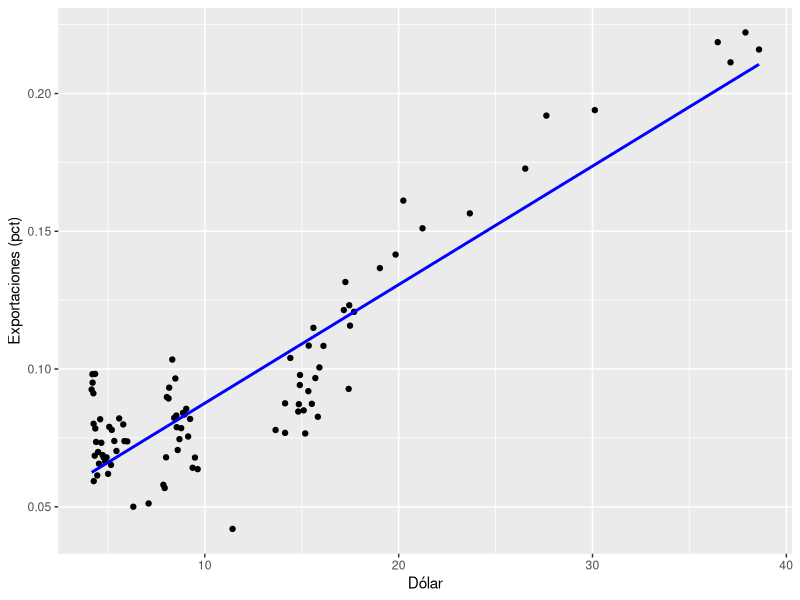
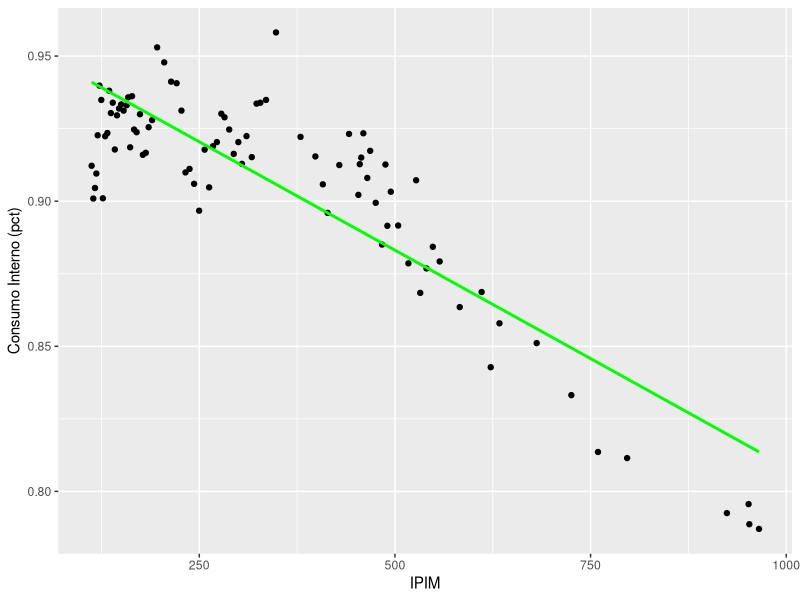
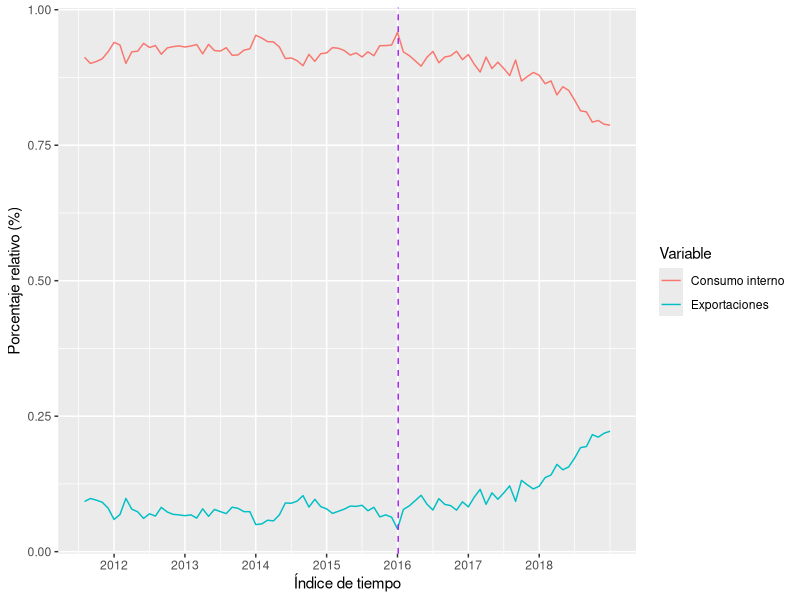
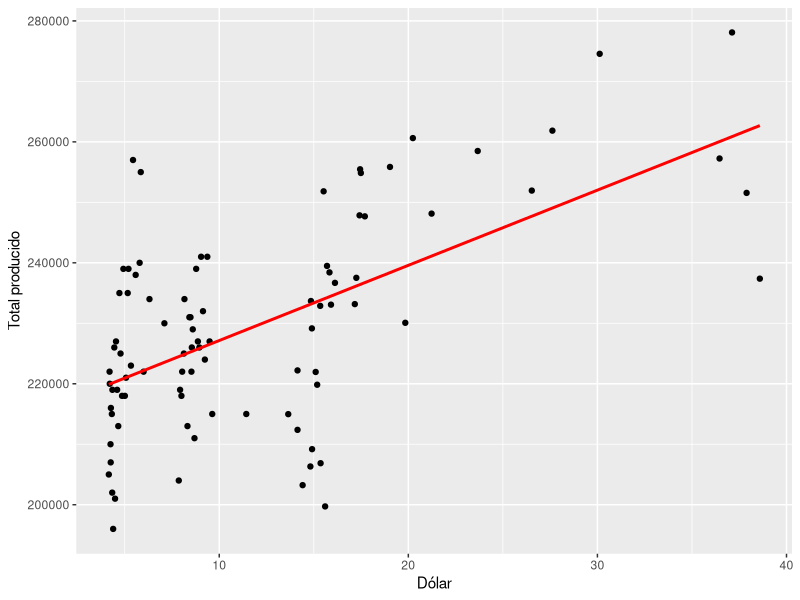
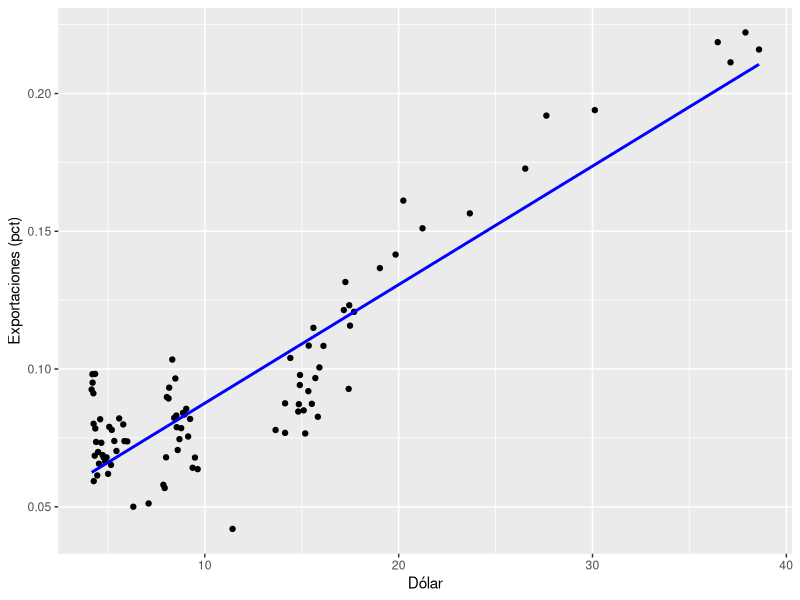
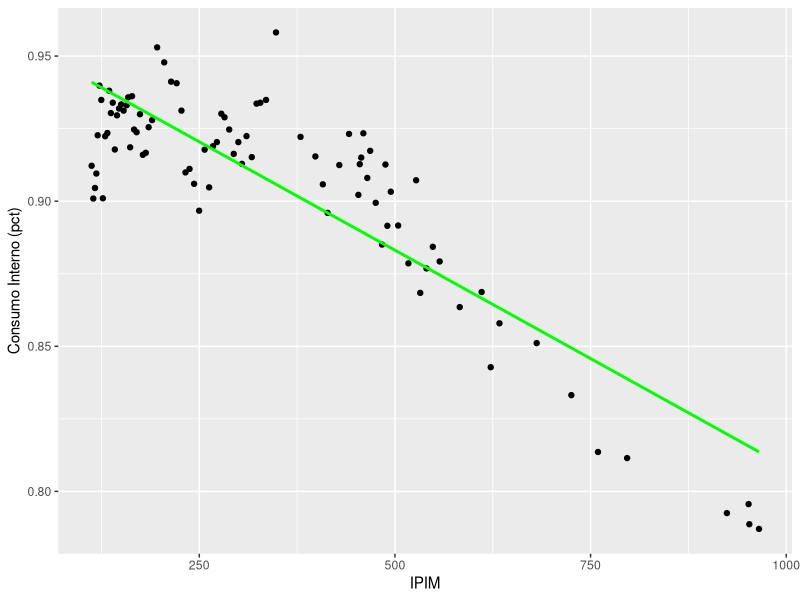
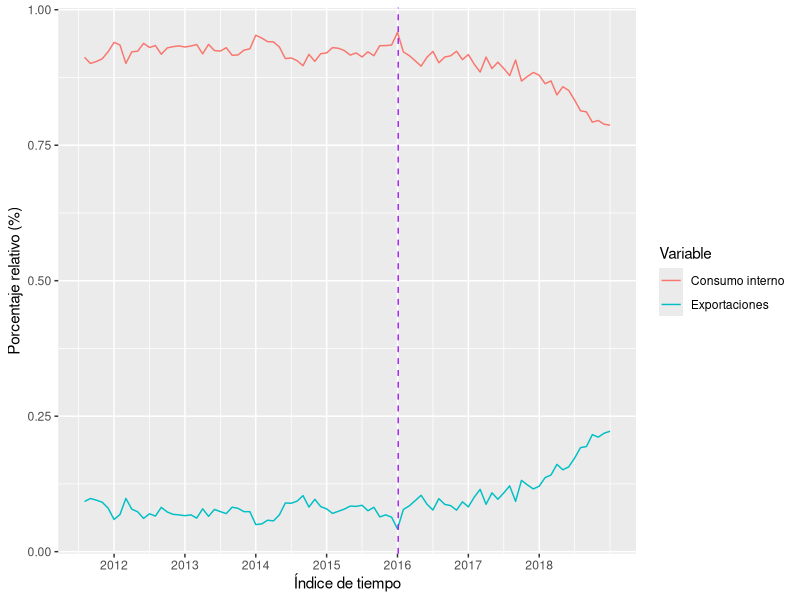
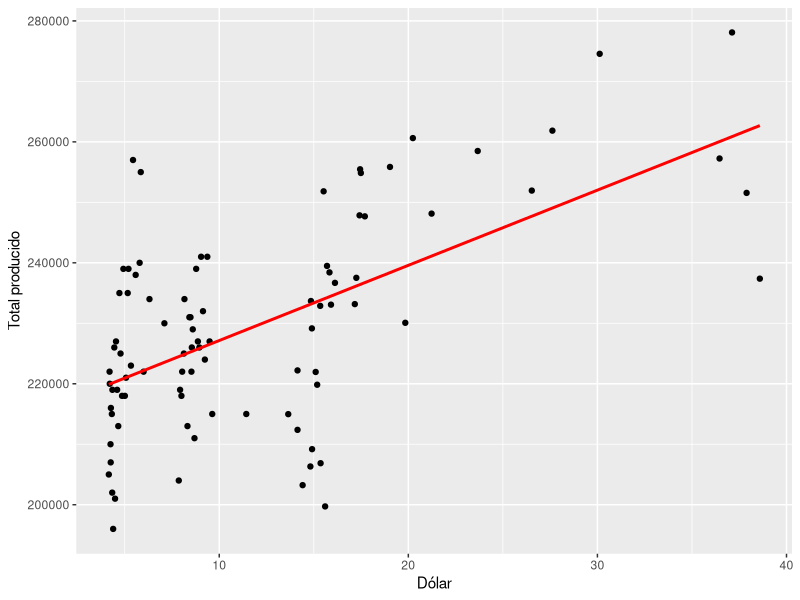

Here is the R script that generated these plots, in order:
#Importando Librerias ------------------------------
library(tidyverse)

#Importando CSV --------------------------------------------------------------
indicadores_ganaderos <- read.csv(file = './indicadores_ganaderos_mensuales.csv', check.names=F, fileEncoding="latin1")
indicadores_economicos <- read.csv(file = './indicadores_economicos.csv', check.names=F, fileEncoding="latin1")


#Exploramos la data -----------------------
    ## Indicadores Ganaderos ---------------
    view(indicadores_ganaderos) 
    glimpse(indicadores_ganaderos)
    unique(indicadores_ganaderos$Año) #(rango 2006-2018)
    
    ## Indicadores Economicos ----------------
    view(indicadores_economicos) 
    glimpse(indicadores_economicos)
    unique(indicadores_economicos$indice_tiempo) #rango (2011-07 a 2019-08)

    
#Creando nuevas tablas con variables de interés ---------------
    
  ## Indicadores ganaderos  ------------------------------
    ### Identificando variables de interés --------------------
    #"Producción: En miles de toneladas Eq res  c/h" --> Producción Total
    #"Exportaciones: En toneladas eq res c/h" --> Para medir las exportaciones mensuales
    #"Consumo Interno: Aparente en miles de toneladas eq res c/h" --> Para medir el consumo interno mensual.
    #Para facilitar el analisis, multiplicamos la variable consumo interno por 1000. Para que se exprese en toneladas al igual que las expos.
    #Para facilitar el merge posterior, crearemos una variable nueva llamada indice_tiempo, que siga la forma "Año-Mes"
    
    ### Creando nueva tabla  -------------------
    new_indicadores_ganaderos <- indicadores_ganaderos %>% 
      select("Año", "Mes", "Producción: En miles de toneladas Eq res  c/h", "Consumo Interno: Aparente en miles de toneladas Eq res  c/h", "Exportaciones: En toneladas Eq res  c/h") %>% 
        rename("total_producido" = "Producción: En miles de toneladas Eq res  c/h", "consumo_interno" = "Consumo Interno: Aparente en miles de toneladas Eq res  c/h", "exportaciones" = "Exportaciones: En toneladas Eq res  c/h") %>% 
          mutate(total_producido = total_producido*1000, consumo_interno = consumo_interno*1000, indice_tiempo = paste(Año, ifelse(Mes < 10, paste0("0", Mes), Mes), sep = "-")) %>% 
            select(-c("Año", "Mes"))
    
    #AVISO: total_producido != consumo_interno + exportaciones por cuestiones de aproximación.
            
    view(new_indicadores_ganaderos)
    glimpse (new_indicadores_ganaderos) #Viendo datatypes variables
    
    
  ## Indicadores económicos  ------------------------------
    ### Identificando variables de interés --------------------
      # "dolar($/U$S)" ---> Para ver tipo de cambio
      # "IPIM" --> Indice de precios internos al por mayor
    
    ### Creando nueva tabla  -------------------
    new_indicadores_economicos <- indicadores_economicos %>% 
      select("indice_tiempo", "dolar($/U$S)", "IPIM") %>% 
        rename("dolar" = "dolar($/U$S)")
    view(new_indicadores_economicos)
    glimpse (new_indicadores_economicos) #Viendo datatypes variables
    
    

#Creando dataset para analisis final ------------------
  ##Uniendo las tablas por indice de tiempo ---------------
    tabla_unida <- merge(new_indicadores_economicos, new_indicadores_ganaderos, by = "indice_tiempo") %>% 
     mutate(total_producido = as.integer(total_producido), exportaciones = as.integer(exportaciones))
    #Pasamos los valores a integer para mejorar la visualización de la tabla.
    
  ##Dejando Exportaciones y Consumo Interno como porcentajes relativos -------------------
    tabla_unida <- tabla_unida %>% mutate(consumo_interno_pct = consumo_interno / total_producido, exportaciones_pct = exportaciones / total_producido)
    
    #RECORDAR QUE LOS PORCENTAJES NO VAN A DAR EXACTOS PORQUE EL TOTAL_PRODUCIDO ESTA REDONDEADO
     view(tabla_unida) 
    
#Hipótesis 1 ------------------------------
     ## Parte 1 (IPIM VS CONSUMO Y DOLAR VS EXPOS) ----------------------------
     grafico_1a <- ggplot(tabla_unida, aes(x = dolar, y = exportaciones_pct)) +
       geom_point() +
       geom_smooth(method = "lm", se = FALSE, color = "blue") +
       labs(x = "Dólar", y = "Exportaciones (pct)")
     grafico_1a
     ggsave("grafico_1a.png", plot = grafico_1a, width = 10, height = 8, dpi = 300) #Guardando grafico 1a.
     
     grafico_1b <- ggplot(tabla_unida, aes(x = IPIM, y = consumo_interno_pct)) +
       geom_point() +
       geom_smooth(method = "lm", se = FALSE, color = "green") +
       labs(x = "IPIM", y = "Consumo Interno (pct)")
     grafico_1b
     ggsave("grafico_1b.png", plot = grafico_1b, width = 10, height = 8, dpi = 300) #Guardando grafico 1b.
     
     ## Parte 2 (ANALISIS TEMPORAL) --------------------------
     tabla_unida_2 <- separate(tabla_unida, indice_tiempo, into = c("año", "mes"), sep = "-") #Tuve que volver atras para hacer el analisis temporal
     tabla_unida_2$año <- as.numeric(tabla_unida_2$año)
     tabla_unida_2$mes <- as.numeric(tabla_unida_2$mes)
     view(tabla_unida_2)
     
     grafico_1c <- ggplot(tabla_unida_2, aes(x = año + mes/12)) +
       geom_line(aes(y = consumo_interno_pct, color = "Consumo interno")) +
        geom_line(aes(y = exportaciones_pct, color = "Exportaciones")) +
          labs(x = "Índice de tiempo", y = "Porcentaje relativo (%)", color = "Variable") +
            scale_x_continuous(breaks = seq(2011, 2018, 1))
     grafico_1c <- grafico_1c + geom_vline(xintercept = 2016.01, linetype = "dashed", color = "purple")
     grafico_1c
     ggsave("grafico_1c.png", plot = grafico_1c, width = 10, height = 8, dpi = 300) #Guardando grafico 1c.
   
     
#Hipótesis 2 ------------------------------
    grafico_2 <- ggplot(tabla_unida, aes(x = dolar, y = total_producido)) +
        geom_point() +
          geom_smooth(method = "lm", se = FALSE, color = "red") +
            labs(x = "Dólar", y = "Total producido")
    grafico_2
    ggsave("grafico_2.png", plot = grafico_2, width = 10, height = 8, dpi = 300) #Guardando grafico 2
    
  
    
    

#Analizo de la tabla indicadores ganaderos mensuales la relacion entre
#consumo interno y exportaciones. L
    
#Relacionamos el IPIM y el Dolar con la variacion porcentual entre exportaciones
    #y consumo interno
#Asumimos que el total de ventas va a consumo interno o a exportaciones, por
    #eso porcentualizamos como el total de la suma de esos dos a cada uno.
#HIPOTESIS: Si sube el IPIM sube el consumo interno, si sube el dolar, suben las expos.
#Usamos ggplot y regresiones lineales
    

    
    
#Si no sale la hipotesis es porque las variables que tuvimos en cuenta (dolar e ipim)
    #No son suficientes para explicar las variaciones entre la exportación y el consumo interno
      #